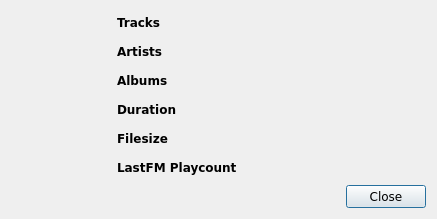
<?xml version="1.0" encoding="UTF-8"?>
<ui version="4.0">
 <class>Library_Info_Box</class>
 <widget class="QDialog" name="Library_Info_Box">
  <property name="geometry">
   <rect>
    <x>0</x>
    <y>0</y>
    <width>437</width>
    <height>219</height>
   </rect>
  </property>
  <property name="windowTitle">
   <string>Info</string>
  </property>
  <layout class="QGridLayout" name="gridLayout">
   <item row="3" column="2">
    <widget class="QLabel" name="lab_duration_value">
     <property name="font">
      <font>
       <family>DejaVu Sans</family>
      </font>
     </property>
     <property name="text">
      <string/>
     </property>
    </widget>
   </item>
   <item row="1" column="2">
    <widget class="QLabel" name="lab_artist_count">
     <property name="font">
      <font>
       <family>DejaVu Sans</family>
      </font>
     </property>
     <property name="text">
      <string/>
     </property>
    </widget>
   </item>
   <item row="5" column="1">
    <widget class="QLabel" name="lab_lfm">
     <property name="font">
      <font>
       <family>DejaVu Sans</family>
       <weight>75</weight>
       <bold>true</bold>
      </font>
     </property>
     <property name="text">
      <string>LastFM Playcount</string>
     </property>
    </widget>
   </item>
   <item row="1" column="1">
    <widget class="QLabel" name="lab_artists">
     <property name="font">
      <font>
       <family>DejaVu Sans</family>
       <weight>75</weight>
       <bold>true</bold>
      </font>
     </property>
     <property name="text">
      <string>Artists</string>
     </property>
    </widget>
   </item>
   <item row="0" column="2">
    <widget class="QLabel" name="lab_track_count">
     <property name="font">
      <font>
       <family>DejaVu Sans</family>
      </font>
     </property>
     <property name="text">
      <string/>
     </property>
    </widget>
   </item>
   <item row="2" column="2">
    <widget class="QLabel" name="lab_album_count">
     <property name="font">
      <font>
       <family>DejaVu Sans</family>
      </font>
     </property>
     <property name="text">
      <string/>
     </property>
    </widget>
   </item>
   <item row="0" column="1">
    <widget class="QLabel" name="lab_tracks">
     <property name="font">
      <font>
       <family>DejaVu Sans</family>
       <weight>75</weight>
       <bold>true</bold>
      </font>
     </property>
     <property name="text">
      <string>Tracks</string>
     </property>
    </widget>
   </item>
   <item row="3" column="1">
    <widget class="QLabel" name="lab_duration">
     <property name="font">
      <font>
       <family>DejaVu Sans</family>
       <weight>75</weight>
       <bold>true</bold>
      </font>
     </property>
     <property name="text">
      <string>Duration</string>
     </property>
    </widget>
   </item>
   <item row="2" column="1">
    <widget class="QLabel" name="lab_albums">
     <property name="font">
      <font>
       <family>DejaVu Sans</family>
       <weight>75</weight>
       <bold>true</bold>
      </font>
     </property>
     <property name="text">
      <string>Albums</string>
     </property>
    </widget>
   </item>
   <item row="0" column="0" rowspan="6">
    <widget class="QLabel" name="lab_icon">
     <property name="minimumSize">
      <size>
       <width>100</width>
       <height>100</height>
      </size>
     </property>
     <property name="maximumSize">
      <size>
       <width>100</width>
       <height>200</height>
      </size>
     </property>
     <property name="sizeIncrement">
      <size>
       <width>100</width>
       <height>0</height>
      </size>
     </property>
     <property name="font">
      <font>
       <family>DejaVu Sans</family>
      </font>
     </property>
     <property name="text">
      <string/>
     </property>
     <property name="alignment">
      <set>Qt::AlignLeading|Qt::AlignLeft|Qt::AlignTop</set>
     </property>
    </widget>
   </item>
   <item row="5" column="2">
    <widget class="QLabel" name="lab_lfm_playcount">
     <property name="font">
      <font>
       <family>DejaVu Sans</family>
      </font>
     </property>
     <property name="text">
      <string/>
     </property>
    </widget>
   </item>
   <item row="4" column="1">
    <widget class="QLabel" name="label">
     <property name="font">
      <font>
       <family>DejaVu Sans</family>
       <weight>75</weight>
       <bold>true</bold>
      </font>
     </property>
     <property name="text">
      <string>Filesize</string>
     </property>
    </widget>
   </item>
   <item row="4" column="2">
    <widget class="QLabel" name="lab_filesize">
     <property name="font">
      <font>
       <family>DejaVu Sans</family>
      </font>
     </property>
     <property name="text">
      <string/>
     </property>
    </widget>
   </item>
   <item row="6" column="2">
    <layout class="QHBoxLayout" name="horizontalLayout">
     <item>
      <spacer name="horizontalSpacer">
       <property name="orientation">
        <enum>Qt::Horizontal</enum>
       </property>
       <property name="sizeHint" stdset="0">
        <size>
         <width>40</width>
         <height>20</height>
        </size>
       </property>
      </spacer>
     </item>
     <item>
      <widget class="QPushButton" name="btn_cancel">
       <property name="maximumSize">
        <size>
         <width>5465</width>
         <height>16777215</height>
        </size>
       </property>
       <property name="font">
        <font>
         <family>DejaVu Sans</family>
        </font>
       </property>
       <property name="focusPolicy">
        <enum>Qt::ClickFocus</enum>
       </property>
       <property name="layoutDirection">
        <enum>Qt::RightToLeft</enum>
       </property>
       <property name="text">
        <string>Close</string>
       </property>
      </widget>
     </item>
    </layout>
   </item>
  </layout>
 </widget>
 <resources/>
 <connections>
  <connection>
   <sender>btn_cancel</sender>
   <signal>clicked()</signal>
   <receiver>Library_Info_Box</receiver>
   <slot>close()</slot>
   <hints>
    <hint type="sourcelabel">
     <x>342</x>
     <y>170</y>
    </hint>
    <hint type="destinationlabel">
     <x>190</x>
     <y>96</y>
    </hint>
   </hints>
  </connection>
 </connections>
</ui>
